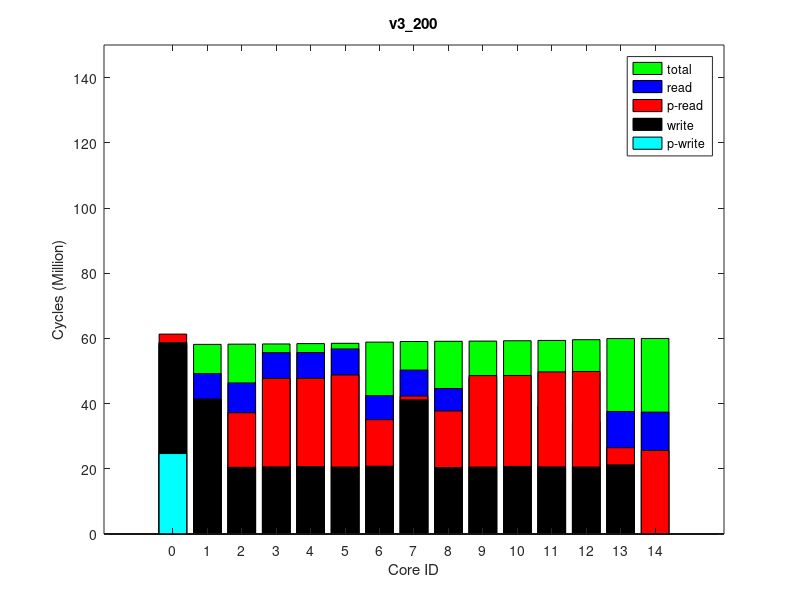

Write the MATLAB code that produced this figure.
times(1, :, :) = [
2635906, 58381155, 0
46304, 58566651, 0
16740763, 58634760, 0
27109548, 58692460, 0
1176824, 59449546, 0
14277352, 59261254, 0
28248734, 58901375, 0
27074081, 58800002, 0
17362755, 59519882, 0
28053484, 59577458, 0
27893970, 59683394, 0
29124136, 59785987, 0
24785392, 60393336, 0
5241196, 60366536, 0
29315138, 60009061, 0
];
times(2, :, :) = [
2635906, 58379599, 0
46323, 58565056, 0
16739034, 58633173, 0
27108139, 58690862, 0
1174626, 59448151, 0
14275667, 59259870, 0
28246006, 58899746, 0
27072520, 58798417, 0
17361294, 59518474, 0
28052156, 59576053, 0
27892845, 59681993, 0
29122924, 59784575, 0
25724753, 60391837, 0
5239854, 60365053, 0
29313407, 60007603, 0
];
times(3, :, :) = [
2635906, 58380197, 0
46323, 58565670, 0
16739726, 58633785, 0
27108835, 58691465, 0
1176072, 59448564, 0
14276419, 59260259, 0
28247075, 58900380, 0
27073076, 58799023, 0
17361685, 59518877, 0
28052828, 59576437, 0
27893049, 59682378, 0
29123249, 59784927, 0
25725121, 60392184, 0
5240297, 60365386, 0
29313151, 60007921, 0
];
times(4, :, :) = [
2635906, 58379725, 0
46323, 58565186, 0
16739267, 58633291, 0
27108226, 58690980, 0
1175364, 59448179, 0
14276025, 59259905, 0
28246373, 58899839, 0
27072566, 58798556, 0
17361398, 59518523, 0
28052016, 59576105, 0
27892865, 59682034, 0
29122911, 59784612, 0
25724857, 60391908, 0
5240096, 60365134, 0
29313279, 60007696, 0
];
times(5, :, :) = [
2635906, 58380065, 0
46323, 58565531, 0
16739491, 58633642, 0
27108531, 58691325, 0
1176357, 59448524, 0
14275917, 59260224, 0
28246990, 58900100, 0
27073091, 58798820, 0
17361675, 59518814, 0
28052543, 59576395, 0
27893027, 59682336, 0
29123220, 59784891, 0
25725097, 60392163, 0
5240032, 60365371, 0
29313432, 60007927, 0
];
times(6, :, :) = [
2635906, 58380345, 0
46323, 58565811, 0
16739950, 58633931, 0
27108737, 58691610, 0
1175918, 59448796, 0
14276439, 59260504, 0
28247212, 58900456, 0
27073320, 58799155, 0
17362047, 59519143, 0
28052756, 59576709, 0
27893361, 59682651, 0
29123408, 59785241, 0
25725472, 60392539, 0
5240580, 60365749, 0
29313641, 60008319, 0
];
times(7, :, :) = [
2635906, 58379364, 0
46328, 58564839, 0
16738955, 58632944, 0
27107933, 58690629, 0
1175012, 59447853, 0
14275811, 59259548, 0
28245804, 58899492, 0
27072337, 58798192, 0
17361030, 59518173, 0
28051953, 59575748, 0
27892417, 59681702, 0
29122895, 59784292, 0
25724483, 60391595, 0
5239390, 60364803, 0
29312742, 60007375, 0
];
times(8, :, :) = [
2635906, 58379391, 0
46323, 58564872, 0
16738969, 58632969, 0
27107829, 58690632, 0
1174790, 59447789, 0
14275394, 59259482, 0
28246064, 58899473, 0
27072084, 58798126, 0
17361022, 59518063, 0
28051951, 59575655, 0
27892339, 59681592, 0
29122698, 59784181, 0
25724386, 60391439, 0
5239406, 60364631, 0
29312294, 60007167, 0
];
times(9, :, :) = [
2635906, 58379596, 0
46330, 58565093, 0
16739152, 58633201, 0
27108180, 58690890, 0
1175363, 59448041, 0
14275555, 59259751, 0
28246471, 58899716, 0
27072488, 58798413, 0
17361412, 59518375, 0
28052113, 59575942, 0
27892657, 59681883, 0
29122999, 59784487, 0
25724770, 60391833, 0
5239789, 60365041, 0
29313233, 60007579, 0
];
times(10, :, :) = [
2635906, 58379920, 0
46323, 58565400, 0
16739390, 58633512, 0
27108591, 58691185, 0
1175038, 59448269, 0
14275920, 59259969, 0
28246178, 58900010, 0
27072952, 58798678, 0
17361391, 59518546, 0
28052364, 59576104, 0
27892747, 59682038, 0
29123165, 59784632, 0
25724860, 60391931, 0
5240009, 60365135, 0
29313053, 60007681, 0
];
ave_times = round(squeeze(mean(times)));
format long g, ave_times
std_times = round(squeeze(std(times)));
format long g, std_times
polling_read_times = ave_times;
times(1, :, :) = [
24669279, 60212786, 0
395, 60397760, 0
0, 60464880, 0
398, 60522102, 0
395, 61284231, 0
80159, 61096893, 0
433, 60729425, 0
395, 60628818, 0
0, 61353534, 0
395, 61410714, 0
403, 61515857, 0
398, 61617695, 0
0, 62226082, 0
0, 62200322, 0
109180, 61847558, 0
];
times(2, :, :) = [
24672145, 60214218, 0
395, 60399217, 0
0, 60466351, 0
398, 60523580, 0
395, 61285718, 0
80195, 61098396, 0
436, 60730940, 0
404, 60630322, 0
0, 61355061, 0
395, 61412245, 0
406, 61517414, 0
398, 61619241, 0
0, 62227747, 0
0, 62201991, 0
109333, 61849254, 0
];
times(3, :, :) = [
24672684, 60213712, 0
395, 60398724, 0
0, 60465861, 0
398, 60523079, 0
395, 61285452, 0
80333, 61098119, 0
412, 60730448, 0
399, 60629814, 0
0, 61354797, 0
395, 61411978, 0
417, 61517141, 0
398, 61618992, 0
0, 62227048, 0
0, 62201278, 0
108875, 61848519, 0
];
times(4, :, :) = [
24672101, 60213792, 0
395, 60398799, 0
0, 60465931, 0
398, 60523162, 0
395, 61285419, 0
80237, 61098080, 0
430, 60730510, 0
399, 60629894, 0
0, 61354764, 0
395, 61411957, 0
424, 61517150, 0
404, 61619020, 0
0, 62227457, 0
0, 62201701, 0
109264, 61848956, 0
];
times(5, :, :) = [
24670986, 60213187, 0
395, 60398206, 0
0, 60465330, 0
398, 60522560, 0
395, 61284901, 0
80377, 61097596, 0
405, 60729885, 0
395, 60629297, 0
0, 61354265, 0
395, 61411451, 0
415, 61516646, 0
400, 61618486, 0
0, 62226863, 0
0, 62201101, 0
109214, 61848359, 0
];
times(6, :, :) = [
24672022, 60214177, 0
395, 60399193, 0
0, 60466318, 0
398, 60523550, 0
395, 61285746, 0
80176, 61098403, 0
409, 60730896, 0
395, 60630282, 0
0, 61355081, 0
395, 61412272, 0
406, 61517439, 0
398, 61619291, 0
0, 62227733, 0
0, 62201985, 0
109225, 61849220, 0
];
times(7, :, :) = [
24671727, 60213616, 0
395, 60398632, 0
0, 60465761, 0
398, 60522974, 0
395, 61285315, 0
80257, 61097965, 0
439, 60730372, 0
400, 60629745, 0
0, 61354679, 0
395, 61411850, 0
411, 61517018, 0
404, 61618848, 0
0, 62227328, 0
0, 62201576, 0
109333, 61848817, 0
];
times(8, :, :) = [
24670393, 60212773, 0
395, 60397768, 0
0, 60464890, 0
398, 60522111, 0
395, 61284358, 0
80356, 61096995, 0
423, 60729484, 0
395, 60628875, 0
0, 61353713, 0
395, 61410890, 0
424, 61516077, 0
398, 61617927, 0
0, 62226388, 0
0, 62200624, 0
109265, 61847875, 0
];
times(9, :, :) = [
24671661, 60213326, 0
395, 60398316, 0
0, 60465437, 0
398, 60522652, 0
395, 61284879, 0
80249, 61097488, 0
396, 60729936, 0
399, 60629348, 0
0, 61354176, 0
395, 61411363, 0
408, 61516505, 0
405, 61618357, 0
0, 62226797, 0
0, 62201029, 0
109260, 61848322, 0
];
times(10, :, :) = [
24671490, 60213881, 0
395, 60398883, 0
0, 60466015, 0
398, 60523232, 0
395, 61285492, 0
80354, 61098164, 0
423, 60730603, 0
403, 60629996, 0
0, 61354837, 0
395, 61412017, 0
403, 61517168, 0
401, 61619012, 0
0, 62227492, 0
0, 62201738, 0
109333, 61848989, 0
];
ave_times = round(squeeze(mean(times)));
format long g, ave_times
std_times = round(squeeze(std(times)));
format long g, std_times
polling_write_times = ave_times;
times(1, :, :) = [
0, 64703521, 0
7881685, 64909363, 64000
25890955, 64996971, 128000
35025824, 65064279, 64000
9126905, 66450902, 64000
21646289, 66225511, 128000
36239631, 65655479, 64000
34990365, 65191332, 64000
24247089, 66734770, 128000
27345554, 67265631, 64000
22556891, 67952545, 64000
18627629, 68676451, 64000
36535050, 69878822, 250000
16350094, 69814481, 128000
13979115, 69368526, 64000
];
times(2, :, :) = [
0, 64700181, 0
7881886, 64906022, 64000
25887644, 64993624, 128000
35022311, 65060927, 64000
9130256, 66451375, 64000
21640136, 66225857, 128000
36230565, 65656093, 64000
34987002, 65187927, 64000
24246246, 66735522, 128000
27325059, 67266324, 64000
22555430, 67953077, 64000
18623046, 68676881, 64000
37474188, 69878753, 250000
16350073, 69814986, 128000
13969808, 69369008, 64000
];
times(3, :, :) = [
0, 64705293, 0
7881460, 64911091, 64000
25892586, 64998701, 128000
35027386, 65065980, 64000
9141381, 66450960, 64000
21656535, 66225581, 128000
36246564, 65655476, 64000
34992129, 65193014, 64000
24267419, 66734876, 128000
27380617, 67265732, 64000
22596197, 67952587, 64000
18652290, 68676519, 64000
37474020, 69878475, 250000
16349794, 69814718, 128000
13990008, 69368742, 64000
];
times(4, :, :) = [
0, 64702116, 0
7882056, 64907924, 64000
25889487, 64995532, 128000
35024485, 65062838, 64000
9133551, 66451828, 64000
21644218, 66226491, 128000
36236607, 65656383, 64000
34988877, 65189856, 64000
24243077, 66735928, 128000
27327882, 67266674, 64000
22558947, 67953289, 64000
18648007, 68677292, 64000
37474556, 69879170, 250000
16350693, 69815405, 128000
13990811, 69369439, 64000
];
times(5, :, :) = [
0, 64700944, 0
7882187, 64906761, 64000
25888307, 64994365, 128000
35023083, 65061694, 64000
9130236, 66450941, 64000
21640190, 66225689, 128000
36232568, 65655654, 64000
34987739, 65188769, 64000
24244388, 66734891, 128000
27335601, 67265694, 64000
22548620, 67952446, 64000
18615281, 68676146, 64000
37473648, 69878257, 250000
16349574, 69814482, 128000
13982236, 69368497, 64000
];
times(6, :, :) = [
0, 64701854, 0
7881300, 64907663, 64000
25889152, 64995269, 128000
35023941, 65062572, 64000
9127944, 66450611, 64000
21642371, 66225277, 128000
36235345, 65655256, 64000
34988788, 65189656, 64000
24242695, 66734715, 128000
27317338, 67265775, 64000
22561602, 67952511, 64000
18628662, 68676173, 64000
37473568, 69878183, 250000
16349579, 69814420, 128000
13985764, 69368440, 64000
];
times(7, :, :) = [
0, 64704665, 0
7881768, 64910453, 64000
25891876, 64998065, 128000
35026903, 65065347, 64000
9141044, 66451468, 64000
21651522, 66225964, 128000
36243639, 65656144, 64000
34991346, 65192352, 64000
24255181, 66735573, 128000
27358700, 67266386, 64000
22580304, 67953364, 64000
18650654, 68677000, 64000
37474330, 69879059, 250000
16350313, 69815287, 128000
13995505, 69369300, 64000
];
times(8, :, :) = [
0, 64705339, 0
7882041, 64911190, 64000
25892766, 64998780, 128000
35027675, 65066073, 64000
9136227, 66451331, 64000
21654470, 66226387, 128000
36244621, 65656246, 64000
34992066, 65193106, 64000
24263867, 66735581, 128000
27368219, 67266272, 64000
22571734, 67953254, 64000
18655092, 68676949, 64000
37474371, 69878867, 250000
16350362, 69815095, 128000
13985096, 69369095, 64000
];
times(9, :, :) = [
0, 64705403, 0
7882245, 64911208, 64000
25892775, 64998813, 128000
35027591, 65066125, 64000
9135320, 66451794, 64000
21653130, 66226675, 128000
36242511, 65656653, 64000
34992178, 65193143, 64000
24263221, 66735889, 128000
27377912, 67266541, 64000
22582281, 67953504, 64000
18651556, 68677304, 64000
37474605, 69879230, 250000
16350272, 69815469, 128000
13992057, 69369485, 64000
];
times(10, :, :) = [
0, 64705713, 0
7882219, 64911528, 64000
25893118, 64999127, 128000
35027878, 65066412, 64000
9141116, 66451063, 64000
21658158, 66225659, 128000
36244925, 65655616, 64000
34992702, 65193444, 64000
24267167, 66734680, 128000
27368731, 67265702, 64000
22579595, 67952383, 64000
18651028, 68676127, 64000
37473430, 69878102, 250000
16349660, 69814317, 128000
13983582, 69368319, 64000
];
ave_times = round(squeeze(mean(times)));
format long g, ave_times
std_times = round(squeeze(std(times)));
format long g, std_times
read_times = ave_times;
times(1, :, :) = [
0, 57986180, 0
0, 58170745, 0
0, 58237330, 0
0, 58294206, 0
0, 59047677, 0
0, 58860867, 0
0, 58500307, 0
0, 58400383, 0
0, 59116443, 0
0, 59173201, 0
0, 59277504, 0
0, 59378449, 0
0, 59979520, 0
0, 59953913, 0
0, 59602062, 0
];
times(2, :, :) = [
0, 57986470, 0
0, 58171028, 0
0, 58237602, 0
0, 58294466, 0
0, 59047973, 0
0, 58861159, 0
0, 58500541, 0
0, 58400621, 0
0, 59116717, 0
0, 59173482, 0
0, 59277790, 0
0, 59378742, 0
0, 59979783, 0
0, 59954163, 0
0, 59602321, 0
];
times(3, :, :) = [
0, 57986391, 0
0, 58170961, 0
0, 58237531, 0
0, 58294391, 0
0, 59047933, 0
0, 58861167, 0
0, 58500440, 0
0, 58400520, 0
0, 59116689, 0
0, 59173446, 0
0, 59277766, 0
0, 59378733, 0
0, 59979784, 0
0, 59954156, 0
0, 59602330, 0
];
times(4, :, :) = [
0, 57986053, 0
0, 58170585, 0
0, 58237157, 0
0, 58294001, 0
0, 59047537, 0
0, 58860738, 0
0, 58500036, 0
0, 58400169, 0
0, 59116301, 0
0, 59173042, 0
0, 59277357, 0
0, 59378317, 0
0, 59979394, 0
0, 59953766, 0
0, 59601940, 0
];
times(5, :, :) = [
0, 57986255, 0
0, 58170817, 0
0, 58237394, 0
0, 58294266, 0
0, 59047748, 0
0, 58860928, 0
0, 58500380, 0
0, 58400484, 0
0, 59116532, 0
0, 59173289, 0
0, 59277626, 0
0, 59378590, 0
0, 59979690, 0
0, 59954080, 0
0, 59602273, 0
];
times(6, :, :) = [
0, 57986482, 0
0, 58170984, 0
0, 58237562, 0
0, 58294415, 0
0, 59047884, 0
0, 58861025, 0
0, 58500480, 0
0, 58400576, 0
0, 59116625, 0
0, 59173364, 0
0, 59277682, 0
0, 59378604, 0
0, 59979692, 0
0, 59954081, 0
0, 59602259, 0
];
times(7, :, :) = [
0, 57985947, 0
0, 58170470, 0
0, 58237033, 0
0, 58293906, 0
0, 59047424, 0
0, 58860573, 0
0, 58500002, 0
0, 58400092, 0
0, 59116166, 0
0, 59172938, 0
0, 59277261, 0
0, 59378210, 0
0, 59979227, 0
0, 59953607, 0
0, 59601786, 0
];
times(8, :, :) = [
0, 57985865, 0
0, 58170382, 0
0, 58236952, 0
0, 58293813, 0
0, 59047297, 0
0, 58860456, 0
0, 58499868, 0
0, 58399976, 0
0, 59116051, 0
0, 59172817, 0
0, 59277146, 0
0, 59378100, 0
0, 59979193, 0
0, 59953563, 0
0, 59601752, 0
];
times(9, :, :) = [
0, 57985962, 0
0, 58170515, 0
0, 58237078, 0
0, 58293941, 0
0, 59047416, 0
0, 58860624, 0
0, 58500014, 0
0, 58400122, 0
0, 59116180, 0
0, 59172937, 0
0, 59277266, 0
0, 59378212, 0
0, 59979305, 0
0, 59953681, 0
0, 59601874, 0
];
times(10, :, :) = [
0, 57986203, 0
0, 58170761, 0
0, 58237337, 0
0, 58294207, 0
0, 59047645, 0
0, 58860808, 0
0, 58500270, 0
0, 58400349, 0
0, 59116402, 0
0, 59173153, 0
0, 59277479, 0
0, 59378436, 0
0, 59979513, 0
0, 59953903, 0
0, 59602061, 0
];
ave_times = round(squeeze(mean(times)));
format long g, ave_times
std_times = round(squeeze(std(times)));
format long g, std_times
total_times = ave_times;
times(1, :, :) = [
58681989, 71731825, 64000
41316255, 71959645, 128000
20451241, 72037198, 64000
20614408, 72104663, 64000
41151782, 73037067, 128000
20790650, 72810790, 64000
20535031, 72354336, 64000
20680762, 72232526, 64000
20379503, 73116829, 64000
20538522, 73184435, 64000
20734958, 73310445, 64000
20600185, 73433472, 64000
0, 74079421, 0
21230476, 74053818, 64000
20529938, 73652545, 64000
];
times(2, :, :) = [
58681914, 71731775, 64000
41316033, 71959549, 128000
20451551, 72037100, 64000
20614706, 72104558, 64000
41151848, 73036792, 128000
20791305, 72810513, 64000
20535008, 72354225, 64000
20680840, 72232447, 64000
20379108, 73116543, 64000
20538530, 73184157, 64000
20734784, 73310157, 64000
20599610, 73433165, 64000
0, 74079154, 0
21231208, 74053543, 64000
20530544, 73652269, 64000
];
times(3, :, :) = [
58682017, 71731906, 64000
41316136, 71959718, 128000
20451467, 72037285, 64000
20614628, 72104759, 64000
41152018, 73036986, 128000
20790846, 72810644, 64000
20534991, 72354420, 64000
20680841, 72232610, 64000
20379235, 73116752, 64000
20538423, 73184386, 64000
20734848, 73310378, 64000
20599924, 73433401, 64000
0, 74079330, 0
21231483, 74053743, 64000
20530528, 73652507, 64000
];
times(4, :, :) = [
58679388, 71729353, 64000
41313580, 71957170, 128000
20451306, 72034725, 64000
20614801, 72102207, 64000
41152018, 73034518, 128000
20791127, 72808172, 64000
20535202, 72351905, 64000
20680808, 72230119, 64000
20379426, 73114332, 64000
20538618, 73181940, 64000
20734904, 73307947, 64000
20600091, 73430957, 64000
0, 74076949, 0
21231411, 74051346, 64000
20530427, 73650086, 64000
];
times(5, :, :) = [
58681341, 71731177, 64000
41315065, 71959007, 128000
20451423, 72036573, 64000
20614647, 72104042, 64000
41152418, 73036602, 128000
20790819, 72810292, 64000
20534578, 72353752, 64000
20680910, 72231970, 64000
20379597, 73116387, 64000
20538362, 73184013, 64000
20735088, 73310032, 64000
20599906, 73433054, 64000
0, 74079046, 0
21231400, 74053449, 64000
20531118, 73652181, 64000
];
times(6, :, :) = [
58680720, 71730609, 64000
41314857, 71958423, 128000
20451292, 72035985, 64000
20614524, 72103446, 64000
41152250, 73035880, 128000
20790835, 72809523, 64000
20535461, 72353151, 64000
20680657, 72231358, 64000
20379172, 73115675, 64000
20538760, 73183298, 64000
20734977, 73309285, 64000
20599672, 73432322, 64000
0, 74078285, 0
21231477, 74052676, 64000
20531449, 73651402, 64000
];
times(7, :, :) = [
58682630, 71732473, 64000
41316737, 71960281, 128000
20451385, 72037853, 64000
20614379, 72105304, 64000
41151676, 73037619, 128000
20790793, 72811272, 64000
20534767, 72354995, 64000
20680948, 72233177, 64000
20379425, 73117358, 64000
20538527, 73184981, 64000
20734774, 73310979, 64000
20600016, 73434032, 64000
0, 74079996, 0
21231334, 74054387, 64000
20530752, 73653113, 64000
];
times(8, :, :) = [
58680522, 71730358, 64000
41314396, 71958175, 128000
20451321, 72035732, 64000
20614552, 72103180, 64000
41151800, 73035670, 128000
20790908, 72809322, 64000
20534914, 72352850, 64000
20680909, 72231047, 64000
20379417, 73115417, 64000
20538534, 73183047, 64000
20734777, 73309048, 64000
20599797, 73432065, 64000
0, 74078027, 0
21231347, 74052422, 64000
20530857, 73651149, 64000
];
times(9, :, :) = [
58681502, 71731391, 64000
41315372, 71959217, 128000
20451481, 72036776, 64000
20614698, 72104245, 64000
41152380, 73036571, 128000
20790360, 72810288, 64000
20535226, 72353932, 64000
20680891, 72232150, 64000
20379263, 73116363, 64000
20538572, 73183980, 64000
20735011, 73309986, 64000
20599781, 73433042, 64000
0, 74078962, 0
21231514, 74053367, 64000
20530970, 73652134, 64000
];
times(10, :, :) = [
58681520, 71731477, 64000
41315112, 71959277, 128000
20451302, 72036838, 64000
20614562, 72104297, 64000
41152325, 73036833, 128000
20791110, 72810518, 64000
20535009, 72354001, 64000
20680997, 72232183, 64000
20379526, 73116608, 64000
20538252, 73184205, 64000
20734825, 73310216, 64000
20599846, 73433226, 64000
0, 74079205, 0
21231394, 74053605, 64000
20530545, 73652343, 64000
];
ave_times = round(squeeze(mean(times)));
format long g, ave_times
std_times = round(squeeze(std(times)));
format long g, std_times
write_times = ave_times;
mytitle = 'v3\_200';
order = [1 2 3 4 8 7 6 5 9 10 11 12 15 14 13];

total_times = total_times(:, 2)(order);

read_times = read_times(:, 1)(order);
write_times = write_times(:, 1)(order);

polling_read_times = polling_read_times(:, 1)(order);
polling_write_times = polling_write_times(:, 1)(order);

total_times /= 1000000;

read_times /= 1000000;
write_times /= 1000000;

polling_read_times /= 1000000;
polling_write_times /= 1000000;

% laying read on top of write
read_times += write_times;
polling_read_times += write_times;

figure(1);
clf()
% set(gcf, 'Position', get(0,'Screensize'));
% set(gcf,'units','normalized','outerposition',[0 0 1 1])
bar(0:14, total_times,'g');
hold on;
bar(0:14, read_times,'b');
bar(0:14, polling_read_times,'r');
bar(0:14, write_times,'k');
bar(0:14, polling_write_times,'c');
hold off

axis([-2 16 0 150])
% axis([-1 15])
set(gca,'XTick',0:14);
% set(gca,'xticklabel',{ '0'; '1'; '2'; '3'; '7'; '6'; '5'; '4'; '8'; '9'; '10'; '11'; '15'; '14'; '13' })

xlabel('Core ID')
ylabel('Cycles (Million)')

legend('total', 'read', 'p-read', 'write', 'p-write')
title(mytitle)
print(1, strcat(mytitle, '.png'))
